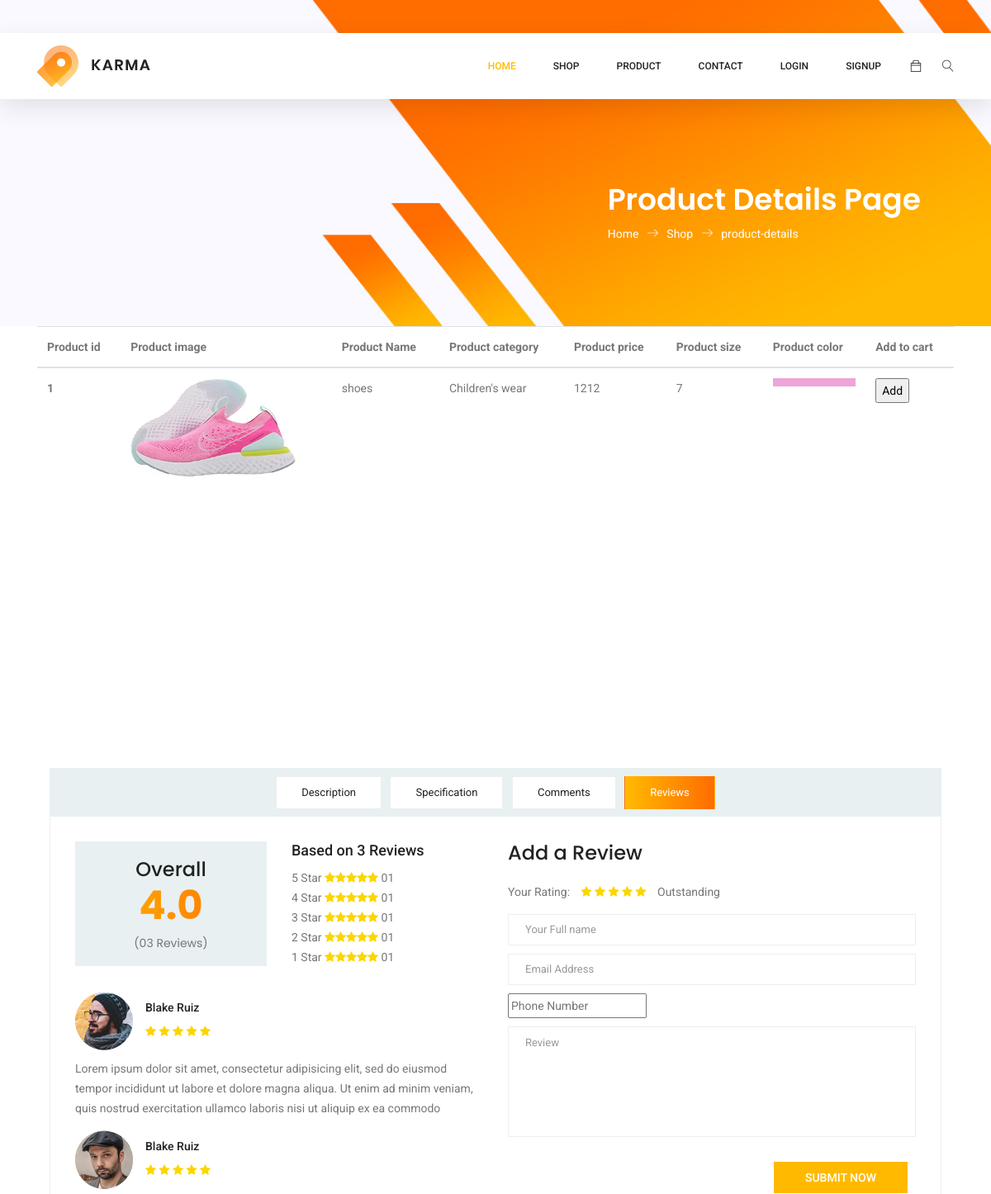
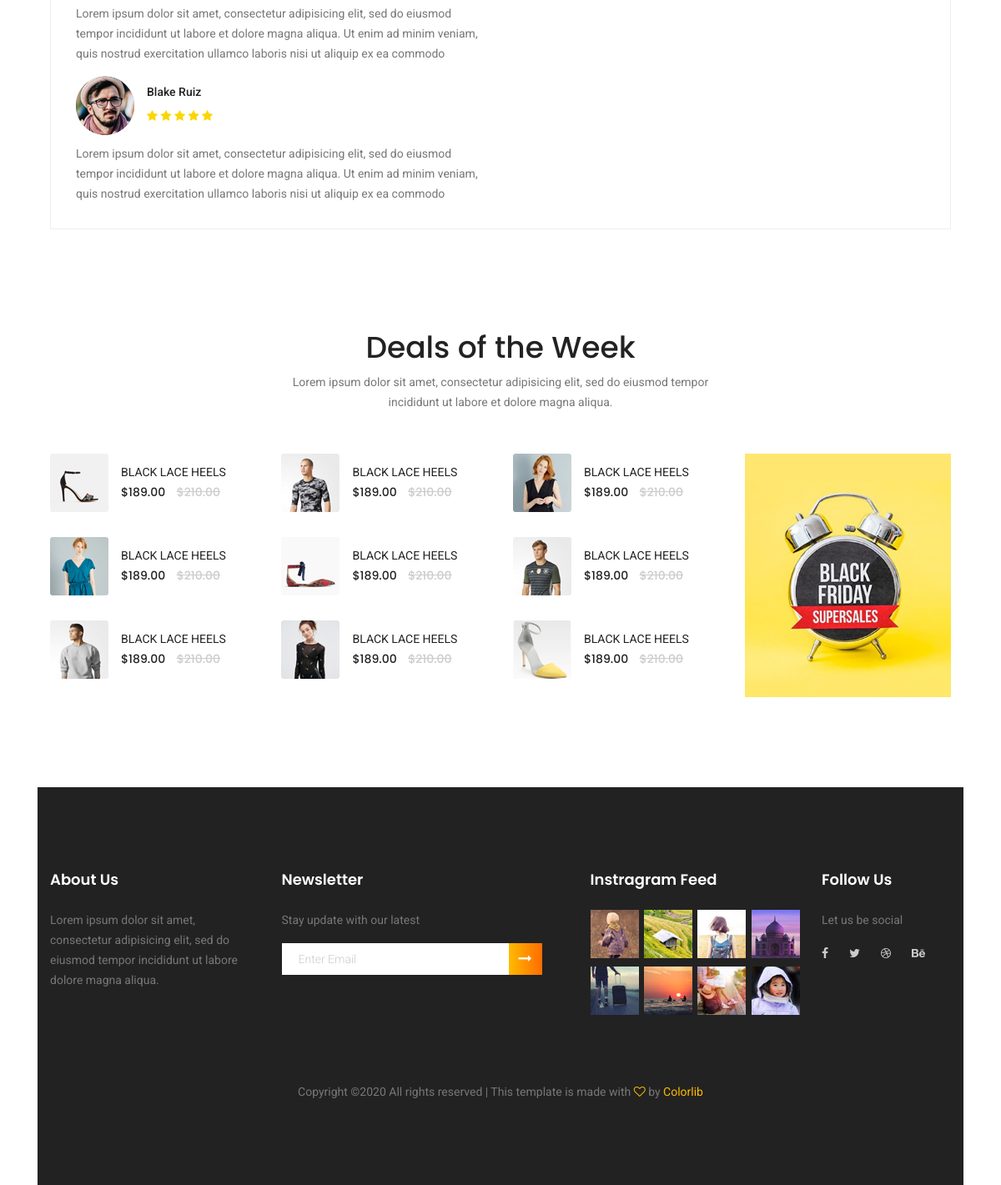
The app's page /userapp/single_product/ (signed in) with its own data (2 pictures, top to bottom).
### app/models.py (models this page shows)
class products(models.Model):
    Pname = models.CharField(max_length=100)
    Pcategory = models.CharField(max_length=50)
    Psize = models.CharField(max_length=50)
    Ptype = models.CharField(max_length=50)
    Pprice = models.IntegerField()
    Pcolor = models.CharField(max_length=50)
    Pimage = models.ImageField(upload_to="image")

### userapp/views.py (the view)
# urls.py: path('single_product/',views.single_product,name="single_product"),
def single_product(request):
    ids = request.session.get('user')
    print(ids)
    product_image = products.objects.filter(id = ids)
    print(product_image)
    return render(request,'userapp/single_product.html',{"user":product_image})

### userapp/templates/userapp/single_product.html (shortened to what this page needs)
{% extends 'app/base.html' %}
{% load static %}
{% block content %}
	<section class="banner-area organic-breadcrumb">
		<div class="container">
			<div class="breadcrumb-banner d-flex flex-wrap align-items-center justify-content-end">
				<div class="col-first">
					<h1>Product Details Page</h1>
					<nav class="d-flex align-items-center">
						<a href="index.html">Home<span class="lnr lnr-arrow-right"></span></a>
						<a href="#">Shop<span class="lnr lnr-arrow-right"></span></a>
						<a href="single-product.html">product-details</a>
					</nav>
				</div>
			</div>
		</div>
	</section>
<div class="container">
	<table class="table" border: 1px solid black;>
		<thead>
		  <tr>
			<th scope="col">Product id</th>
			<th scope="col">Product image</th>
			<th scope="col">Product Name </th>
			<th scope="col">Product category </th>
			<th scope="col">Product price</th>
			<th scope="col">Product size</th>
			<th scope="col">Product color</th>
			<th scope="col">Add to cart</th>
		  </tr>
		</thead>
		<tbody>
			{% for user in user %}
		  <tr>
			<th scope="row">{{user.id}}</th>
			<td><img src=" {{MEDIA_URL}}{{user.Pimage.url}}" height="120px" width="200px" alt=""> </td>
			<td>{{user.Pname}}</td>
			<td>{{user.Pcategory}}</td>
			<td>{{user.Pprice}}</td>
			<td>{{user.Psize}}</td>
			<td><div style="height:  10px; width:10;  background-color:{{user.Pcolor}}"></div></td>
			<td>
				<form name="Add" >
					<input type = "submit" name="action" value="Add">
				</form>
				</td>
			</div>
			{% endfor %}
	  <br>
	  <br>
	  <br>
	  <br>
	  <br>
	  <br>
	  <br>
	  <br>
	  <br>
	  <br>
	  <br>
	<section class="product_description_area">
		<div class="container">
			<ul class="nav nav-tabs" id="myTab" role="tablist">
				<li class="nav-item">
					<a class="nav-link" id="home-tab" data-toggle="tab" href="#home" role="tab" aria-controls="home" aria-selected="true">Description</a>
				</li>
				<li class="nav-item">
					<a class="nav-link" id="profile-tab" data-toggle="tab" href="#profile" role="tab" aria-controls="profile"
					 aria-selected="false">Specification</a>
				</li>
				<li class="nav-item">
					<a class="nav-link" id="contact-tab" data-toggle="tab" href="#contact" role="tab" aria-controls="contact"
					 aria-selected="false">Comments</a>
				</li>
				<li class="nav-item">
					<a class="nav-link active" id="review-tab" data-toggle="tab" href="#review" role="tab" aria-controls="review"
					 aria-selected="false">Reviews</a>
				</li>
			</ul>
			<div class="tab-content" id="myTabContent">
				<div class="tab-pane fade show active" id="review" role="tabpanel" aria-labelledby="review-tab">
					<div class="row">
						<div class="col-lg-6">
							<div class="row total_rate">
								<div class="col-6">
									<div class="box_total">
										<h5>Overall</h5>
										<h4>4.0</h4>
										<h6>(03 Reviews)</h6>
									</div>
								</div>
								<div class="col-6">
									<div class="rating_list">
										<h3>Based on 3 Reviews</h3>
										<ul class="list">
											<li><a href="#">5 Star <i class="fa fa-star"></i><i class="fa fa-star"></i><i class="fa fa-star"></i><i
													 class="fa fa-star"></i><i class="fa fa-star"></i> 01</a></li>
											<li><a href="#">4 Star <i class="fa fa-star"></i><i class="fa fa-star"></i><i class="fa fa-star"></i><i
													 class="fa fa-star"></i><i class="fa fa-star"></i> 01</a></li>
											<li><a href="#">3 Star <i class="fa fa-star"></i><i class="fa fa-star"></i><i class="fa fa-star"></i><i
													 class="fa fa-star"></i><i class="fa fa-star"></i> 01</a></li>
											<li><a href="#">2 Star <i class="fa fa-star"></i><i class="fa fa-star"></i><i class="fa fa-star"></i><i
													 class="fa fa-star"></i><i class="fa fa-star"></i> 01</a></li>
											<li><a href="#">1 Star <i class="fa fa-star"></i><i class="fa fa-star"></i><i class="fa fa-star"></i><i
													 class="fa fa-star"></i><i class="fa fa-star"></i> 01</a></li>
										</ul>
									</div>
								</div>
							</div>
							<div class="review_list">
								<div class="review_item">
									<div class="media">
										<div class="d-flex">
											<img src="{% static 'app/img/product/review-1.png' %}" alt="">
										</div>
										<div class="media-body">
											<h4>Blake Ruiz</h4>
											<i class="fa fa-star"></i>
											<i class="fa fa-star"></i>
											<i class="fa fa-star"></i>
											<i class="fa fa-star"></i>
											<i class="fa fa-star"></i>
										</div>
									</div>
									<p>Lorem ipsum dolor sit amet, consectetur adipisicing elit, sed do eiusmod tempor incididunt ut labore et
										dolore magna aliqua. Ut enim ad minim veniam, quis nostrud exercitation ullamco laboris nisi ut aliquip ex ea
										commodo</p>
								</div>
								<div class="review_item">
									<div class="media">
										<div class="d-flex">
											<img src="{% static 'app/img/product/review-2.png' %}" alt="">
										</div>
										<div class="media-body">
											<h4>Blake Ruiz</h4>
											<i class="fa fa-star"></i>
											<i class="fa fa-star"></i>
											<i class="fa fa-star"></i>
											<i class="fa fa-star"></i>
											<i class="fa fa-star"></i>
										</div>
									</div>
									<p>Lorem ipsum dolor sit amet, consectetur adipisicing elit, sed do eiusmod tempor incididunt ut labore et
										dolore magna aliqua. Ut enim ad minim veniam, quis nostrud exercitation ullamco laboris nisi ut aliquip ex ea
										commodo</p>
								</div>
								<div class="review_item">
									<div class="media">
										<div class="d-flex">
											<img src="{% static 'app/img/product/review-3.png' %}" alt="">
										</div>
										<div class="media-body">
											<h4>Blake Ruiz</h4>
											<i class="fa fa-star"></i>
											<i class="fa fa-star"></i>
											<i class="fa fa-star"></i>
											<i class="fa fa-star"></i>
											<i class="fa fa-star"></i>
										</div>
									</div>
									<p>Lorem ipsum dolor sit amet, consectetur adipisicing elit, sed do eiusmod tempor incididunt ut labore et
										dolore magna aliqua. Ut enim ad minim veniam, quis nostrud exercitation ullamco laboris nisi ut aliquip ex ea
										commodo</p>
								</div>
							</div>
						</div>
						<div class="col-lg-6">
							<div class="review_box">
								<h4>Add a Review</h4>
								<p>Your Rating:</p>
								<ul class="list">
									<li><a href="#"><i class="fa fa-star"></i></a></li>
									<li><a href="#"><i class="fa fa-star"></i></a></li>
									<li><a href="#"><i class="fa fa-star"></i></a></li>
									<li><a href="#"><i class="fa fa-star"></i></a></li>
									<li><a href="#"><i class="fa fa-star"></i></a></li>
								</ul>
								<p>Outstanding</p>
								<form class="row contact_form" action="contact_process.php" method="post" id="contactForm" novalidate="novalidate">
									<div class="col-md-12">
										<div class="form-group">
											<input type="text" class="form-control" id="name" name="name" placeholder="Your Full name" onfocus="this.placeholder = ''" onblur="this.placeholder = 'Your Full name'">
										</div>
									</div>
									<div class="col-md-12">
										<div class="form-group">
											<input type="email" class="form-control" id="email" name="email" placeholder="Email Address" onfocus="this.placeholder = ''" onblur="this.placeholder = 'Email Address'">
										</div>
									</div>
									<div class="col-md-12">
										<div class="form-group">
											<input type="text" classv="form-control" id="number" name="number" placeholder="Phone Number" onfocus="this.placeholder = ''" onblur="this.placeholder = 'Phone Number'">
										</div>
									</div>
									<div class="col-md-12">
										<div class="form-group">
											<textarea class="form-control" name="message" id="message" rows="1" placeholder="Review" onfocus="this.placeholder = ''" onblur="this.placeholder = 'Review'"></textarea></textarea>
										</div>
									</div>
									<div class="col-md-12 text-right">
										<button type="submit" value="submit" class="primary-btn">Submit Now</button>
									</div>
								</form>
							</div>
						</div>
					</div>
				</div>
			</div>
		</div>
	</section>
	<section class="related-product-area section_gap_bottom">
		<div class="container">
			<div class="row justify-content-center">
				<div class="col-lg-6 text-center">
					<div class="section-title">
						<h1>Deals of the Week</h1>
						<p>Lorem ipsum dolor sit amet, consectetur adipisicing elit, sed do eiusmod tempor incididunt ut labore et dolore
							magna aliqua.</p>
					</div>
				</div>
			</div>
			<div class="row">
				<div class="col-lg-9">
					<div class="row">
						<div class="col-lg-4 col-md-4 col-sm-6 mb-20">
							<div class="single-related-product d-flex">
								<a href="#"><img src="{% static 'app/img/r1.jpg' %}" alt=""></a>
								<div class="desc">
									<a href="#" class="title">Black lace Heels</a>
									<div class="price">
										<h6>$189.00</h6>
										<h6 class="l-through">$210.00</h6>
									</div>
								</div>
							</div>
						</div>
						<div class="col-lg-4 col-md-4 col-sm-6 mb-20">
							<div class="single-related-product d-flex">
								<a href="#"><img src="{% static 'app/img/r2.jpg' %}" alt=""></a>
								<div class="desc">
									<a href="#" class="title">Black lace Heels</a>
									<div class="price">
										<h6>$189.00</h6>
										<h6 class="l-through">$210.00</h6>
									</div>
								</div>
							</div>
						</div>
						<div class="col-lg-4 col-md-4 col-sm-6 mb-20">
							<div class="single-related-product d-flex">
								<a href="#"><img src="{% static 'app/img/r3.jpg' %}" alt=""></a>
								<div class="desc">
									<a href="#" class="title">Black lace Heels</a>
									<div class="price">
										<h6>$189.00</h6>
										<h6 class="l-through">$210.00</h6>
									</div>
								</div>
							</div>
						</div>
						<div class="col-lg-4 col-md-4 col-sm-6 mb-20">
							<div class="single-related-product d-flex">
								<a href="#"><img src="{% static 'app/img/r5.jpg' %}" alt=""></a>
								<div class="desc">
									<a href="#" class="title">Black lace Heels</a>
									<div class="price">
										<h6>$189.00</h6>
										<h6 class="l-through">$210.00</h6>
									</div>
								</div>
							</div>
						</div>
						<div class="col-lg-4 col-md-4 col-sm-6 mb-20">
							<div class="single-related-product d-flex">
								<a href="#"><img src="{% static 'app/img/r6.jpg' %}" alt=""></a>
								<div class="desc">
									<a href="#" class="title">Black lace Heels</a>
									<div class="price">
										<h6>$189.00</h6>
										<h6 class="l-through">$210.00</h6>
									</div>
								</div>
							</div>
						</div>
						<div class="col-lg-4 col-md-4 col-sm-6 mb-20">
							<div class="single-related-product d-flex">
								<a href="#"><img src="{% static 'app/img/r7.jpg' %}" alt=""></a>
								<div class="desc">
									<a href="#" class="title">Black lace Heels</a>
									<div class="price">
										<h6>$189.00</h6>
										<h6 class="l-through">$210.00</h6>
									</div>
								</div>
							</div>
						</div>
						<div class="col-lg-4 col-md-4 col-sm-6">
							<div class="single-related-product d-flex">
								<a href="#"><img src="{% static 'app/img/r9.jpg' %}" alt=""></a>
								<div class="desc">
									<a href="#" class="title">Black lace Heels</a>
									<div class="price">
										<h6>$189.00</h6>
										<h6 class="l-through">$210.00</h6>
									</div>
								</div>
							</div>
						</div>
						<div class="col-lg-4 col-md-4 col-sm-6">
							<div class="single-related-product d-flex">
								<a href="#"><img src="{% static 'app/img/r10.jpg' %}" alt=""></a>
								<div class="desc">
									<a href="#" class="title">Black lace Heels</a>
									<div class="price">
										<h6>$189.00</h6>
										<h6 class="l-through">$210.00</h6>
									</div>
								</div>
							</div>
						</div>
						<div class="col-lg-4 col-md-4 col-sm-6">
							<div class="single-related-product d-flex">
								<a href="#"><img src="{% static 'app/img/r11.jpg' %}" alt=""></a>
								<div class="desc">
									<a href="#" class="title">Black lace Heels</a>
									<div class="price">
										<h6>$189.00</h6>
										<h6 class="l-through">$210.00</h6>
									</div>
								</div>
							</div>
						</div>
					</div>
				</div>
				<div class="col-lg-3">
					<div class="ctg-right">
						<a href="#" target="_blank">
							<img class="img-fluid d-block mx-auto" src="{% static 'app/img/category/c5.jpg' %}" alt="">
						</a>
					</div>
				</div>
			</div>
		</div>
	</section>
{% endblock %}

### records on screen
products: id "1", Pimage (picture), Pname "shoes", Pcategory "Children's wear", Pprice "1212", Psize "7"
